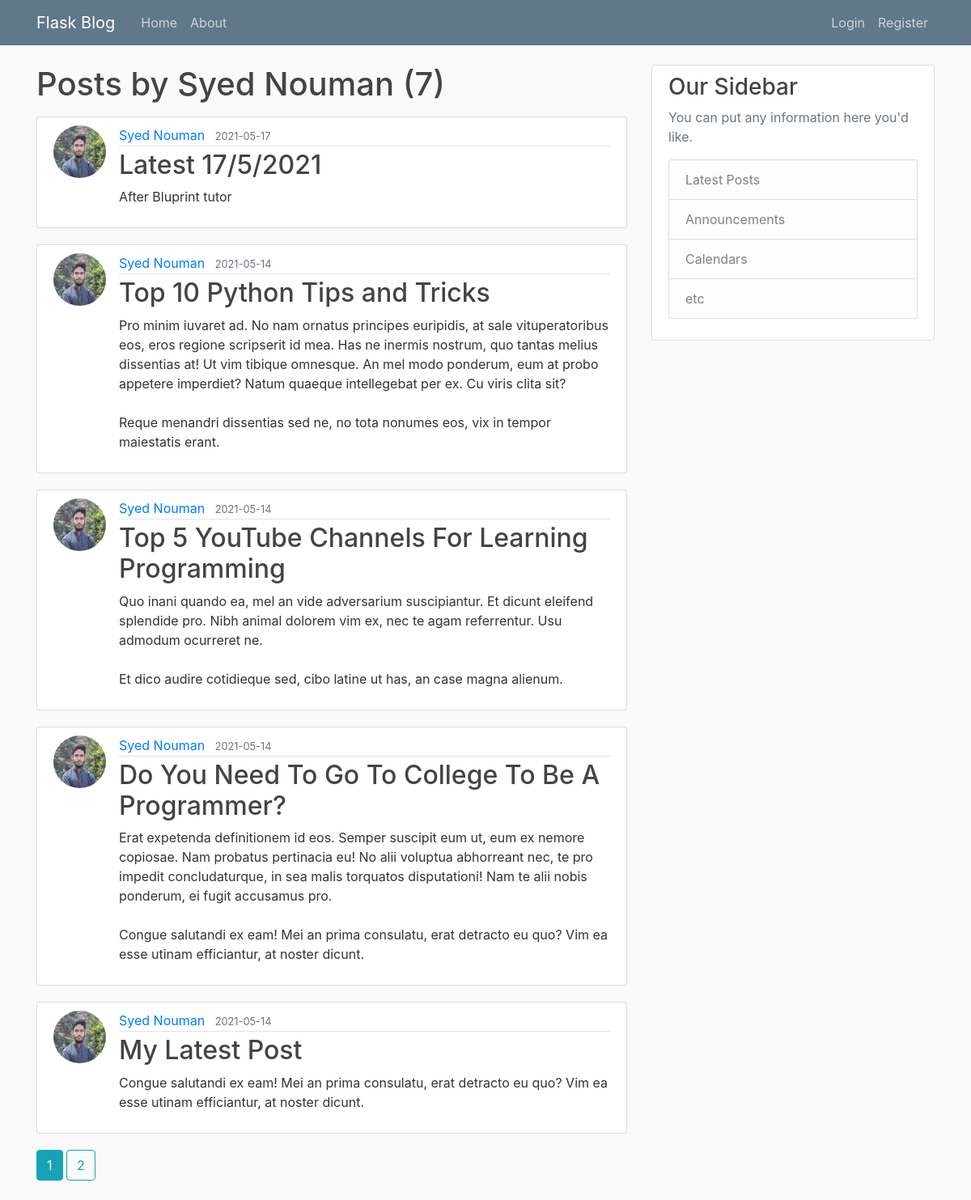
/user/Syed Nouman, run on the app's committed database.
### flaskblog/models.py (models this page shows, shortened)
class User(db.Model, UserMixin):
    id = db.Column(db.Integer, primary_key=True)
    username = db.Column(db.String(20), unique=True, nullable=False)
    email = db.Column(db.String(120), unique=True, nullable=False)
    image_file = db.Column(db.String(20), nullable=False, default='default.jpg')
    password = db.Column(db.String(60), nullable=False)
    posts = db.relationship('Post', backref='author', lazy=True)

class Post(db.Model):
    id = db.Column(db.Integer, primary_key=True)
    title = db.Column(db.String(100), nullable=False)
    date_posted = db.Column(db.DateTime, nullable=False, default=datetime.utcnow)
    content = db.Column(db.Text, nullable=False)
    user_id = db.Column(db.Integer, db.ForeignKey('user.id'), nullable=False)

### flaskblog/users/routes.py (the view)
@users.route("/user/<string:username>")
def user_posts(username):
    page = request.args.get('page', 1, type=int)
    user = User.query.filter_by(username=username).first_or_404()
    posts = Post.query.filter_by(author=user)\
        .order_by(Post.date_posted.desc())\
        .paginate(page=page, per_page=5)
    return render_template('user_posts.html', posts=posts, user=user)

### flaskblog/templates/user_posts.html
{% extends "layout.html" %}
{% block content %}
    <h1 class="mb-3">Posts by {{ user.username }} ({{ posts.total }})</h1>
    {% for post in posts.items %}
        <article class="media content-section">
          <img class="rounded-circle article-img" src="{{ url_for('static', filename='profile_pics/' + post.author.image_file) }}">
          <div class="media-body">
            <div class="article-metadata">
              <a class="mr-2" href="{{ url_for('users.user_posts', username=post.author.username) }}">{{ post.author.username }}</a>
              <small class="text-muted">{{ post.date_posted.strftime('%Y-%m-%d') }}</small>
            </div>
            <h2><a class="article-title" href="{{ url_for('posts.post', post_id=post.id) }}">{{ post.title }}</a></h2>
            <p class="article-content">{{ post.content }}</p>
          </div>
        </article>
    {% endfor %}
    {% for page_num in posts.iter_pages(left_edge=1, right_edge=1, left_current=1, right_current=2) %}
      {% if page_num %}
        {% if posts.page == page_num %}
          <a class="btn btn-info mb-4" href="{{ url_for('users.user_posts', username=user.username, page=page_num) }}">{{ page_num }}</a>
        {% else %}
          <a class="btn btn-outline-info mb-4" href="{{ url_for('users.user_posts', username=user.username, page=page_num) }}">{{ page_num }}</a>
        {% endif %}
      {% else %}
        ...
      {% endif %}
    {% endfor %}
{% endblock content %}

### flaskblog/static/main.css (style rules this page uses)
body { background: #fafafa; color: #333333; margin-top: 5rem; }
h1, h2, h3, h4, h5, h6 { color: #444444; }
.content-section { background: #ffffff; padding: 10px 20px; border: 1px solid #dddddd; border-radius: 3px; margin-bottom: 20px; }
.article-title { color: #444444; }
.article-content { white-space: pre-line; }
.article-img { height: 65px; width: 65px; margin-right: 16px; }
.article-metadata { padding-bottom: 1px; margin-bottom: 4px; border-bottom: 1px solid #e3e3e3; }

### data on the page
User: username "Syed Nouman"
Post: image_file (picture), author.username "Syed Nouman", date_posted "2021-05-17", title "Latest 17/5/2021", content "After Bluprint tutor"
Post: image_file (picture), author.username "Syed Nouman", date_posted "2021-05-14", title "Top 10 Python Tips and Tricks", content "Pro minim iuvaret ad. No nam ornatus principes euripidis, at sale vituperatoribus eos, eros regione scripserit id mea. Has ne inermis nostrum, quo tantas melius dissentias at! Ut vim tibique omnesque. An mel modo ponderum, eum at probo appetere imperdiet? Natum quaeque intellegebat per ex. Cu viris clita sit? Reque menandri dissentias sed ne, no tota nonumes eos, vix in tempor maiestatis erant."
Post: image_file (picture), author.username "Syed Nouman", date_posted "2021-05-14", title "Top 5 YouTube Channels For Learning Programming", content "Quo inani quando ea, mel an vide adversarium suscipiantur. Et dicunt eleifend splendide pro. Nibh animal dolorem vim ex, nec te agam referrentur. Usu admodum ocurreret ne. Et dico audire cotidieque sed, cibo latine ut has, an case magna alienum."
Post: image_file (picture), author.username "Syed Nouman", date_posted "2021-05-14", title "Do You Need To Go To College To Be A Programmer?", content "Erat expetenda definitionem id eos. Semper suscipit eum ut, eum ex nemore copiosae. Nam probatus pertinacia eu! No alii voluptua abhorreant nec, te pro impedit concludaturque, in sea malis torquatos disputationi! Nam te alii nobis ponderum, ei fugit accusamus pro. Congue salutandi ex eam! Mei an prima consulatu, erat detracto eu quo? Vim ea esse utinam efficiantur, at noster dicunt."
Post: image_file (picture), author.username "Syed Nouman", date_posted "2021-05-14", title "My Latest Post", content "Congue salutandi ex eam! Mei an prima consulatu, erat detracto eu quo? Vim ea esse utinam efficiantur, at noster dicunt."

### other printed values
{{ posts.total }} "7"
{{ page_num }} "1"
{{ page_num }} "2"
